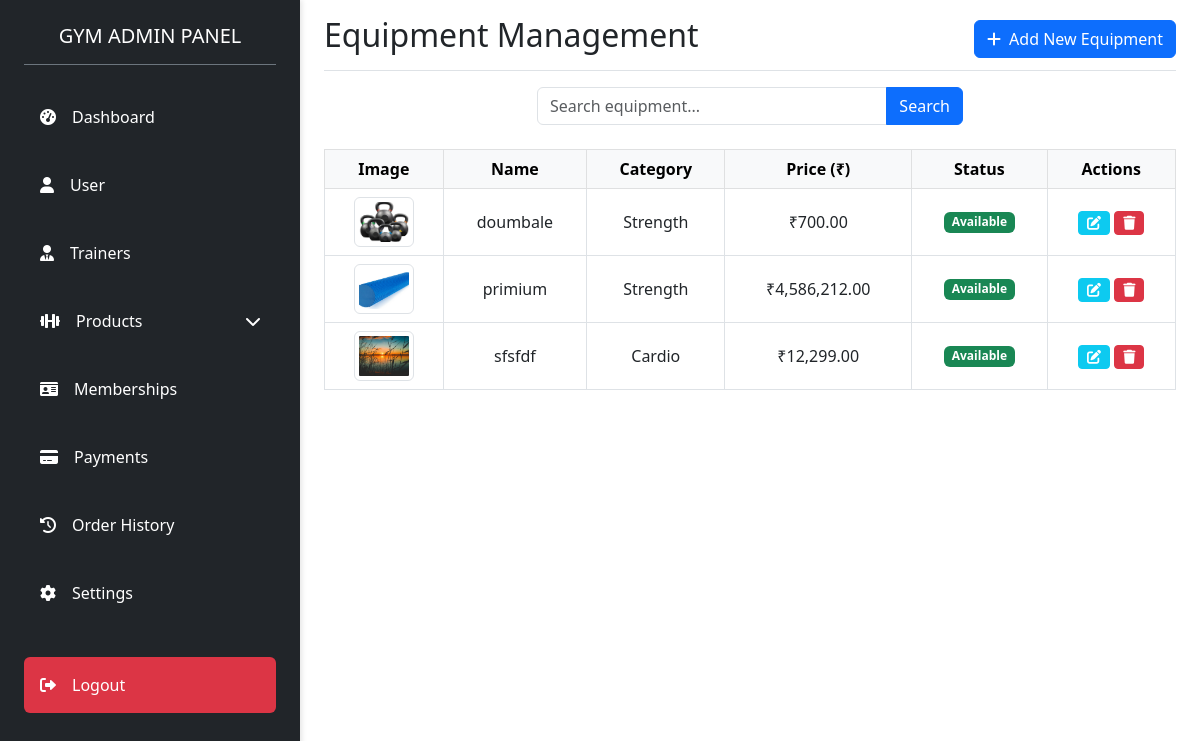
Page /adminPanel/equipment.php on the committed database.
### tables this page shows
CREATE TABLE `equipment` (
  `id` int NOT NULL,
  `name` varchar(100) NOT NULL,
  `category` varchar(50) NOT NULL,
  `price` decimal(10,2) NOT NULL,
  `status` enum('Available','In Use','Under Maintenance','Out of Order') DEFAULT 'Available',
  `image` varchar(255) DEFAULT NULL
);

### adminPanel/equipment.php (the view, shortened to what this page needs)
<?php include 'sidebar.php' ?>
<?php include_once 'db_connection.php'; ?>
<?php
$search = isset($_GET['search']) ? $_GET['search'] : '';
$query = "SELECT * FROM equipment WHERE name LIKE ? OR category LIKE ?";
$stmt = $conn->prepare($query);
$search_term = "%$search%";
$stmt->bind_param("ss", $search_term, $search_term);
$stmt->execute();
$result = $stmt->get_result();
?>
<div class="container-fluid">
    <div class="row">
        <main class="col-md-12 px-md-4">
            <div class="d-flex justify-content-between align-items-center pt-3 pb-2 mb-3 border-bottom">
                <h1 class="h2">Equipment Management</h1>
                <button class="btn btn-primary" data-bs-toggle="modal" data-bs-target="#addEquipmentModal">
                    <i class="fas fa-plus me-1"></i> Add New Equipment
                </button>
            </div>
            <form method="get" class="mb-4">
                <div class="input-group w-50 mx-auto">
                    <input type="text" name="search" class="form-control" placeholder="Search equipment..." value="<?= htmlspecialchars($search) ?>">
                    <button class="btn btn-primary">Search</button>
                </div>
            </form>
            <div class="table-responsive">
                <table class="table table-bordered text-center align-middle">
                    <thead class="table-light">
                        <tr>
                            <th>Image</th>
                            <th>Name</th>
                            <th>Category</th>
                            <th>Price (₹)</th>
                            <th>Status</th>
                            <th>Actions</th>
                        </tr>
                    </thead>
                    <tbody>
                        <?php while ($row = $result->fetch_assoc()): ?>
                        <tr>
                            <td><img src="<?= $row['image'] ?>" class="img-thumbnail" width="60"></td>
                            <td><?= htmlspecialchars($row['name']) ?></td>
                            <td><?= htmlspecialchars($row['category']) ?></td>
                            <td>₹<?= number_format($row['price'], 2) ?></td>
                            <td><span class="badge bg-<?= $row['status'] === 'Available' ? 'success' : 'danger' ?>"><?= $row['status'] ?></span></td>
                            <td>
                                <button class="btn btn-sm btn-info text-white edit-btn"
                                    data-bs-toggle="modal"
                                    data-bs-target="#editEquipmentModal"
                                    data-id="<?= $row['id'] ?>"
                                    data-image="<?= $row['image']?>"
                                    data-name="<?= htmlspecialchars($row['name']) ?>"
                                    data-category="<?= $row['category'] ?>"
                                    data-price="<?= $row['price'] ?>"
                                    data-status="<?= $row['status'] ?>">
                                    <i class="fas fa-edit"></i>
                                </button>
                                <a href="?delete_id=<?= $row['id'] ?>" onclick="return confirm('Delete this equipment?')" class="btn btn-sm btn-danger">
                                    <i class="fas fa-trash"></i>
                                </a>
                            </td>
                        </tr>
                        <?php endwhile; ?>
                    </tbody>
                </table>
            </div>
        </main>
    </div>
</div>

### adminPanel/equipment.php (style rules this page uses)
.img-thumbnail { height: 50px; object-fit: cover; }

### rows in the picture
equipment: image (picture), name "doumbale", category "Strength", price "700.00", status "Available"
equipment: image (picture), name "primium", category "Strength", price "4,586,212.00", status "Available"
equipment: image (picture), name "sfsfdf", category "Cardio", price "12,299.00", status "Available"
